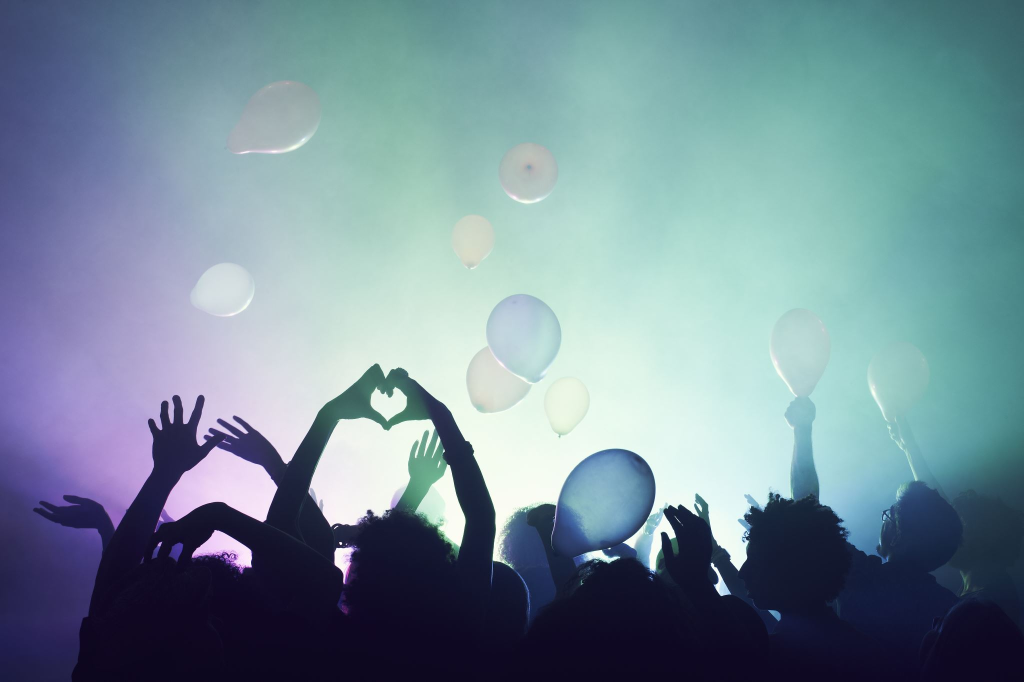
#> input picture templates/contents/image/left-image-01/reference.jpg, 2048 x 1363 px, given in place of reference.png, which was not available (shown at 1/2 size)
$ python image-vectorizer.py reference.png --output themes/new-theme/theme.yaml
#> lines starting #> are read from the running program, lines starting #| are printed output that depends on the picture; pictures that were not available may be replaced by others from this repository, and a replacement may not be noted
#!/usr/bin/env python3
"""
이미지에서 디자인 스타일 추출 (style-extractor.py와 연계).

이미지 분석을 통해:
1. 색상 팔레트 추출 (K-means)
2. 타이포그래피 힌트 감지 (OCR 없이 영역 분석)
3. 레이아웃 패턴 감지 (엣지/컨투어 분석)
4. 스타일 힌트 추출 (둥근 모서리, 그림자 등)

Usage:
    python image-vectorizer.py reference.png --output themes/new-theme/theme.yaml
    python image-vectorizer.py screenshot.png --analyze-only
"""

import argparse
import colorsys
import json
import sys
from dataclasses import dataclass, field, asdict
from pathlib import Path
from typing import Any, Dict, List, Optional, Tuple

try:
    from PIL import Image, ImageFilter, ImageStat
    import numpy as np
    from sklearn.cluster import KMeans
    HAS_DEPS = True
except ImportError:
    HAS_DEPS = False

try:
    import yaml
    HAS_YAML = True
except ImportError:
    HAS_YAML = False


@dataclass
class ExtractedColor:
    """추출된 색상"""
    hex: str
    rgb: Tuple[int, int, int]
    percentage: float  # 이미지 내 비중
    role: Optional[str] = None  # primary, secondary, accent, background, text


@dataclass
class LayoutHint:
    """레이아웃 힌트"""
    type: str  # grid, list, centered, asymmetric
    columns: Optional[int] = None
    rows: Optional[int] = None
    has_header: bool = False
    has_sidebar: bool = False


@dataclass
class StyleHint:
    """스타일 힌트"""
    border_radius: str = "0px"
    has_shadows: bool = False
    has_gradients: bool = False
    mood: str = "neutral"  # modern, classic, playful, minimal


@dataclass
class ImageAnalysis:
    """이미지 분석 결과"""
    colors: List[ExtractedColor]
    layout: LayoutHint
    style: StyleHint
    dominant_hue: str  # warm, cool, neutral
    contrast_level: str  # high, medium, low


def rgb_to_hex(r: int, g: int, b: int) -> str:
    """RGB를 HEX로 변환"""
    return f"#{r:02x}{g:02x}{b:02x}"


def hex_to_rgb(hex_color: str) -> Tuple[int, int, int]:
    """HEX를 RGB로 변환"""
    hex_color = hex_color.lstrip('#')
    return tuple(int(hex_color[i:i+2], 16) for i in (0, 2, 4))


def get_luminance(r: int, g: int, b: int) -> float:
    """상대 휘도 계산"""
    return 0.299 * r + 0.587 * g + 0.114 * b


def get_saturation(r: int, g: int, b: int) -> float:
    """채도 계산"""
    h, l, s = colorsys.rgb_to_hls(r/255, g/255, b/255)
    return s


def get_hue(r: int, g: int, b: int) -> float:
    """색조(Hue) 계산 (0-360)"""
    h, l, s = colorsys.rgb_to_hls(r/255, g/255, b/255)
    return h * 360


def classify_hue_temperature(colors: List[ExtractedColor]) -> str:
    """색상 온도 분류"""
    warm_count = 0
    cool_count = 0

    for color in colors:
        hue = get_hue(*color.rgb)
        sat = get_saturation(*color.rgb)

        if sat < 0.1:  # 무채색은 제외
            continue

        # 따뜻한 색: 0-60 (빨강~노랑) 또는 300-360 (마젠타)
        if hue < 60 or hue > 300:
            warm_count += color.percentage
        # 차가운 색: 180-300 (청록~보라)
        elif 180 <= hue <= 300:
            cool_count += color.percentage

    if warm_count > cool_count * 1.5:
        return "warm"
    elif cool_count > warm_count * 1.5:
        return "cool"
    return "neutral"


def extract_colors_kmeans(image: Image.Image, n_colors: int = 8) -> List[ExtractedColor]:
    """K-means로 주요 색상 추출"""
    # 이미지 리사이즈
    img = image.copy()
    img.thumbnail((200, 200))
    img = img.convert('RGB')

    # numpy 배열로 변환
    pixels = np.array(img).reshape(-1, 3)

    # K-means 클러스터링
    kmeans = KMeans(n_clusters=n_colors, random_state=42, n_init=10)
    kmeans.fit(pixels)

    # 클러스터 비중 계산
    labels, counts = np.unique(kmeans.labels_, return_counts=True)
    total_pixels = len(pixels)

    colors = []
    for i, center in enumerate(kmeans.cluster_centers_):
        r, g, b = int(center[0]), int(center[1]), int(center[2])
        percentage = counts[i] / total_pixels if i < len(counts) else 0

        colors.append(ExtractedColor(
            hex=rgb_to_hex(r, g, b),
            rgb=(r, g, b),
            percentage=round(percentage * 100, 1)
        ))

    # 비중 순으로 정렬
    colors.sort(key=lambda c: c.percentage, reverse=True)
    return colors


def assign_color_roles(colors: List[ExtractedColor]) -> List[ExtractedColor]:
    """색상에 역할 부여"""
    if not colors:
        return colors

    # 복사본 생성
    result = [ExtractedColor(**asdict(c)) for c in colors]

    # 가장 밝은 색 → background
    brightest = max(result, key=lambda c: get_luminance(*c.rgb))
    brightest.role = "background"

    # 가장 어두운 색 → text
    darkest = min(result, key=lambda c: get_luminance(*c.rgb))
    if darkest != brightest:
        darkest.role = "text"

    # 가장 채도가 높은 색 → primary (background, text 제외)
    saturated = [c for c in result if c.role is None]
    if saturated:
        most_saturated = max(saturated, key=lambda c: get_saturation(*c.rgb))
        most_saturated.role = "primary"

        # 두 번째로 채도가 높은 색 → accent
        remaining = [c for c in saturated if c.role is None]
        if remaining:
            second_saturated = max(remaining, key=lambda c: get_saturation(*c.rgb))
            second_saturated.role = "accent"

    # 나머지 → secondary
    for c in result:
        if c.role is None:
            c.role = "secondary"
            break

    return result


def analyze_layout(image: Image.Image) -> LayoutHint:
    """레이아웃 패턴 분석 (엣지 감지 기반)"""
    # 그레이스케일 변환
    gray = image.convert('L')
    gray = gray.resize((100, 100))

    # 엣지 감지
    edges = gray.filter(ImageFilter.FIND_EDGES)
    edge_array = np.array(edges)

    # 수평/수직 엣지 분석
    h_edges = np.sum(edge_array, axis=1)  # 행별 합 (수평 라인)
    v_edges = np.sum(edge_array, axis=0)  # 열별 합 (수직 라인)

    # 강한 수평 라인 개수 (헤더 감지)
    h_threshold = np.percentile(h_edges, 90)
    strong_h_lines = np.sum(h_edges > h_threshold)

    # 강한 수직 라인 개수 (그리드/컬럼 감지)
    v_threshold = np.percentile(v_edges, 90)
    strong_v_lines = np.sum(v_edges > v_threshold)

    # 레이아웃 타입 추정
    has_header = strong_h_lines > 5 and h_edges[:20].max() > h_threshold

    if strong_v_lines > 15:
        layout_type = "grid"
        columns = min(strong_v_lines // 5, 6)
    elif strong_h_lines > 10:
        layout_type = "list"
        columns = 1
    else:
        layout_type = "centered"
        columns = None

    return LayoutHint(
        type=layout_type,
        columns=columns,
        has_header=has_header
    )


def analyze_style(image: Image.Image, colors: List[ExtractedColor]) -> StyleHint:
    """스타일 힌트 분석"""

    # 그라데이션 감지 (인접 픽셀 색상 변화)
    img = image.resize((50, 50)).convert('RGB')
    pixels = np.array(img)

    # 인접 픽셀 차이 계산
    h_diff = np.abs(np.diff(pixels, axis=1)).mean()
    v_diff = np.abs(np.diff(pixels, axis=0)).mean()
    has_gradients = h_diff > 5 or v_diff > 5

    # 대비 분석
    if colors:
        luminances = [get_luminance(*c.rgb) for c in colors[:4]]
        contrast_range = max(luminances) - min(luminances)
    else:
        contrast_range = 0

    # 분위기 추정
    if contrast_range > 150:
        mood = "modern"
    elif contrast_range < 50:
        mood = "minimal"
    else:
        mood = "classic"

    # 채도 기반 분위기 보정
    avg_saturation = np.mean([get_saturation(*c.rgb) for c in colors[:4]]) if colors else 0
    if avg_saturation > 0.6:
        mood = "playful"

    return StyleHint(
        border_radius="16px" if mood in ["modern", "playful"] else "4px",
        has_shadows=mood in ["modern", "classic"],
        has_gradients=has_gradients,
        mood=mood
    )


def calculate_contrast_level(colors: List[ExtractedColor]) -> str:
    """대비 수준 계산"""
    if len(colors) < 2:
        return "medium"

    luminances = sorted([get_luminance(*c.rgb) for c in colors])
    contrast = luminances[-1] - luminances[0]

    if contrast > 180:
        return "high"
    elif contrast > 100:
        return "medium"
    return "low"


def analyze_image(image_path: Path) -> ImageAnalysis:
    """이미지 전체 분석"""
    if not HAS_DEPS:
        raise ImportError("필요한 패키지: pip install Pillow numpy scikit-learn")

    img = Image.open(image_path)

    # 색상 추출
    colors = extract_colors_kmeans(img)
    colors = assign_color_roles(colors)

    # 레이아웃 분석
    layout = analyze_layout(img)

    # 스타일 분석
    style = analyze_style(img, colors)

    # 색조 분류
    dominant_hue = classify_hue_temperature(colors)

    # 대비 수준
    contrast_level = calculate_contrast_level(colors)

    return ImageAnalysis(
        colors=colors,
        layout=layout,
        style=style,
        dominant_hue=dominant_hue,
        contrast_level=contrast_level
    )


def analysis_to_theme(analysis: ImageAnalysis, name: str) -> Dict:
    """분석 결과를 테마 형식으로 변환"""

    # 색상 역할별 매핑
    color_map = {}
    for color in analysis.colors:
        if color.role and color.role not in color_map:
            color_map[color.role] = color.hex

    return {
        "id": name.lower().replace(" ", "-").replace("_", "-"),
        "name": f"{name} 테마",
        "colors": {
            "primary": color_map.get("primary", "#1a5f4a"),
            "secondary": color_map.get("secondary", "#2d7a5e"),
            "accent": color_map.get("accent", "#4a9d7f"),
            "background": color_map.get("background", "#ffffff"),
            "surface": color_map.get("secondary", "#f5f9f7"),
            "text": color_map.get("text", "#1a1a1a"),
            "muted": "#6b7c74",
        },
        "style_hints": {
            "border_radius": analysis.style.border_radius,
            "shadow": "0 4px 12px rgba(0,0,0,0.08)" if analysis.style.has_shadows else "none",
            "mood": analysis.style.mood,
        },
        "analysis": {
            "dominant_hue": analysis.dominant_hue,
            "contrast_level": analysis.contrast_level,
            "layout_type": analysis.layout.type,
        }
    }


def dataclass_to_dict(obj) -> Any:
    """dataclass를 dict로 변환"""
    if hasattr(obj, '__dataclass_fields__'):
        return {k: dataclass_to_dict(v) for k, v in asdict(obj).items()}
    elif isinstance(obj, list):
        return [dataclass_to_dict(item) for item in obj]
    elif isinstance(obj, dict):
        return {k: dataclass_to_dict(v) for k, v in obj.items()}
    elif isinstance(obj, tuple):
        return list(obj)
    else:
        return obj


def main():
    parser = argparse.ArgumentParser(
        description="이미지에서 디자인 스타일 추출"
    )
    parser.add_argument("input", help="입력 이미지 파일")
    parser.add_argument("--output", "-o", help="출력 파일 (YAML 또는 JSON)")
    parser.add_argument("--analyze-only", action="store_true", help="분석 결과만 출력")
    parser.add_argument("--name", help="테마 이름 (기본: 파일명)")
    parser.add_argument("--colors", type=int, default=8, help="추출할 색상 개수")

    args = parser.parse_args()

    if not HAS_DEPS:
        print("Error: 필요한 패키지를 설치하세요:")
        print("  pip install Pillow numpy scikit-learn")
        sys.exit(1)

    input_path = Path(args.input)
    if not input_path.exists():
        print(f"Error: 파일을 찾을 수 없습니다: {args.input}")
        sys.exit(1)

    try:
        analysis = analyze_image(input_path)
#> in analyze_image, img is the input picture: PIL image 2048x1363 RGB; mean R, G, B 117.1, 140.4, 152.5
#> in extract_colors_kmeans, `img.thumbnail((200, 200))`:
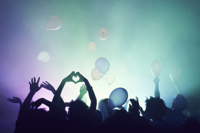
#> img: PIL image 200x133 RGB; mean R, G, B 117.1, 140.4, 152.4
#> in extract_colors_kmeans, `total_pixels = len(pixels)`: total_pixels = 26600
#> the loop in extract_colors_kmeans, `for i, center in enumerate(kmeans.cluster_centers_):` made 8 passes
#> percentage on passes 1 to 8: 0.149, 0.0984, 0.18, 0.158, 0.127, 0.0582, 0.0685, 0.161
#> after the loop in extract_colors_kmeans, `for i, center in enumerate(kmeans.cluster_centers_):`: colors = 8 items
#> in assign_color_roles, `saturated = [c for c in result if c.role is None]`: saturated = 6 items
#> in assign_color_roles, `remaining = [c for c in saturated if c.role is None]`: remaining = 5 items
#> the loop in assign_color_roles, `for c in result:` made 2 passes
#> c.role on pass 2: 'secondary'
#> in analyze_layout, `gray = image.convert('L')`:
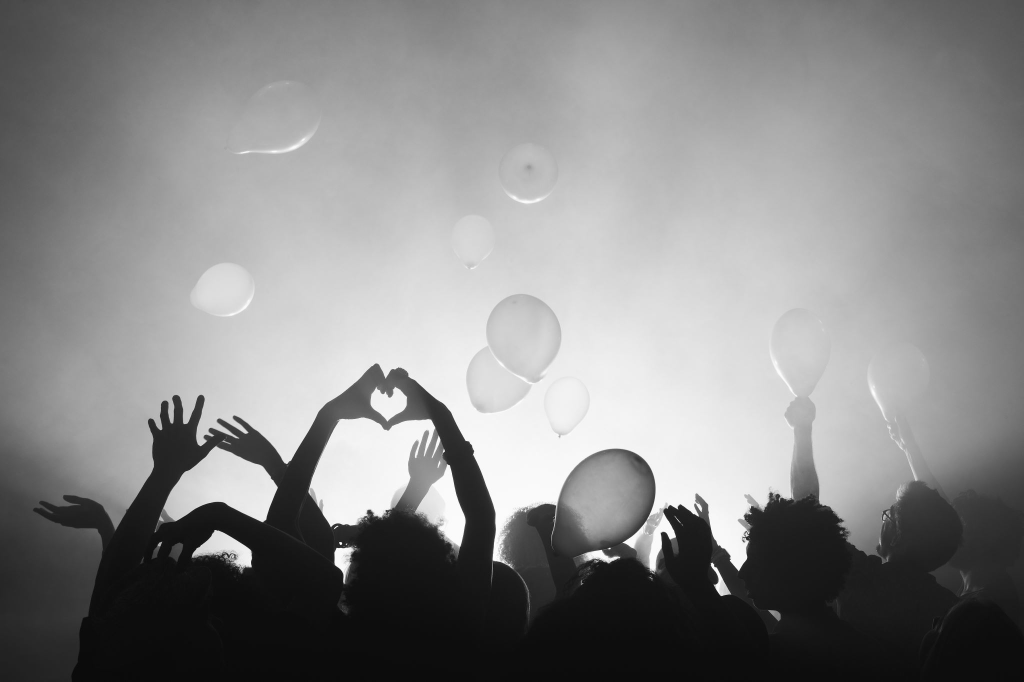
#> gray: PIL image 2048x1363 L (shown at 1/2 size); min 5, max 255, mean 134.8
#> in analyze_layout, `gray = gray.resize((100, 100))`:
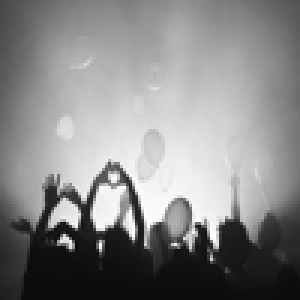
#> gray: PIL image 100x100 L (shown 3 times larger); min 10, max 255, mean 134.8
#> in analyze_layout, `edges = gray.filter(ImageFilter.FIND_EDGES)`:
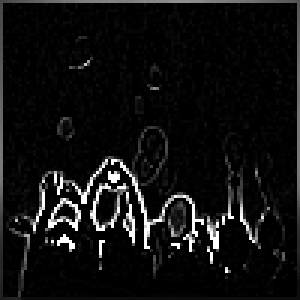
#> edges: PIL image 100x100 L (shown 3 times larger); min 0, max 255, mean 16.3
#> in analyze_layout, `h_edges = np.sum(edge_array, axis=1)`: h_edges = 100 values, max 11628 at index 0, min 151 at index 96, mean 1625.6
#> in analyze_layout, `v_edges = np.sum(edge_array, axis=0)`: v_edges = 100 values, max 8522 at index 99, min 230 at index 98, mean 1625.6
#> in analyze_layout, `h_threshold = np.percentile(h_edges, 90)`: h_threshold = 4089.1
#> in analyze_layout, `strong_h_lines = np.sum(h_edges > h_threshold)`: strong_h_lines = 10
#> in analyze_layout, `v_threshold = np.percentile(v_edges, 90)`: v_threshold = 2696
#> in analyze_layout, `strong_v_lines = np.sum(v_edges > v_threshold)`: strong_v_lines = 10
#> in analyze_layout, `has_header = strong_h_lines > 5 and h_edges[:20].max() > h_threshold`: has_header = True
#> in analyze_style, `img = image.resize((50, 50)).convert('RGB')`:
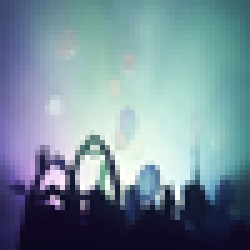
#> img: PIL image 50x50 RGB (shown 5 times larger); mean R, G, B 117.1, 140.4, 152.5
#> in analyze_style, `h_diff = np.abs(np.diff(pixels, axis=1)).mean()`: h_diff = 115.9
#> in analyze_style, `v_diff = np.abs(np.diff(pixels, axis=0)).mean()`: v_diff = 76.57
#> in analyze_style, `has_gradients = h_diff > 5 or v_diff > 5`: has_gradients = True
#> in analyze_style, `luminances = [get_luminance(*c.rgb) for c in colors[:4]]`: luminances = [17.56, 137.8, 173.3, 202.8]
#> in analyze_style, `contrast_range = max(luminances) - min(luminances)`: contrast_range = 185.2
#> in analyze_style, `avg_saturation = np.mean([get_saturation(*c.rgb) for c in colors[:4]])..`: avg_saturation = 0.3
#> the loop in classify_hue_temperature, `for color in colors:` made 8 passes
#> (hue, sat, cool_count) on passes 1, 2, 6, 7, 8: (244.6, 0.481, 18), (184.5, 0.211, 34.1), (210.5, 0.263, 43.9), (229.8, 0.345, 50.7), (250.6, 0.288, 56.5)
#> (hue, sat) on passes 3 to 5: (177.3, 0.249), (176, 0.259), (161.5, 0.265)
#> after the loop in classify_hue_temperature, `for color in colors:`: cool_count = 56.5; warm_count = 0
#> in analyze_image, `dominant_hue = classify_hue_temperature(colors)`: dominant_hue = 'cool'
#> in calculate_contrast_level, `luminances = sorted([get_luminance(*c.rgb) for c in colors])`: luminances = [17.56, 47.78, 99.12, 137.8, 149.5, 173.3, 202.8, 232.7]
#> in calculate_contrast_level, `contrast = luminances[-1] - luminances[0]`: contrast = 215.1
#> in analyze_image, `contrast_level = calculate_contrast_level(colors)`: contrast_level = 'high'

        if args.analyze_only:
            print(json.dumps(dataclass_to_dict(analysis), indent=2, ensure_ascii=False))
        else:
            name = args.name or input_path.stem
            theme = analysis_to_theme(analysis, name)
#> after the loop in analysis_to_theme, `for color in analysis.colors:`: color_map = {'text': '#100e28', 'secondary': '#67989c', 'background': '#e0ede9', 'primary': '#272e50', 'accent': '#968dc0'}
#> theme = 5 items

            if args.output:
                output_path = Path(args.output)
                output_path.parent.mkdir(parents=True, exist_ok=True)

                if output_path.suffix in ['.yaml', '.yml'] and HAS_YAML:
                    with open(output_path, 'w', encoding='utf-8') as f:
                        yaml.dump(theme, f, allow_unicode=True, default_flow_style=False)
                else:
                    json_path = output_path.with_suffix('.json') if not output_path.suffix == '.json' else output_path
                    with open(json_path, 'w', encoding='utf-8') as f:
                        json.dump(theme, f, indent=2, ensure_ascii=False)

                print(f"저장됨: {output_path}")
            else:
                print(json.dumps(theme, indent=2, ensure_ascii=False))

            # 요약 출력
            print(f"\n분석 결과:")
            print(f"  분위기: {analysis.style.mood}")
#|   분위기: modern
            print(f"  색조: {analysis.dominant_hue}")
#|   색조: cool
            print(f"  대비: {analysis.contrast_level}")
#|   대비: high
            print(f"  레이아웃: {analysis.layout.type}")
#|   레이아웃: centered
            print(f"  주요 색상: {', '.join(c.hex for c in analysis.colors[:4])}")
#|   주요 색상: #100e28, #67989c, #8ebbb9, #b6d4d2

    except Exception as e:
        print(f"Error: {e}")
        import traceback
        traceback.print_exc()
        sys.exit(1)


if __name__ == "__main__":
    main()
